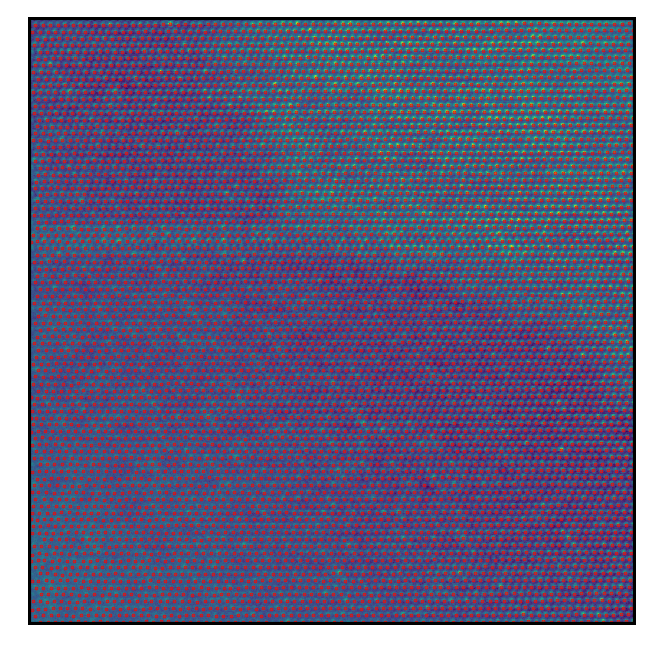
#> input picture image_2_with_atoms.png, 653 x 653 px
$ python -i fitLatticePeaks.py   (imports and definitions only)   (older library calls are emulated)
#> lines starting #> are read from the running program, lines starting #| are printed output that depends on the picture
### util/image_filters.py
"""
Collection of image filters and modifyers

Functions
---------
bin2
    Rebin an image using PIL.Image.resize
bin2_simple
    Rebin an image by adding together pixels
bw_filter
    Apply a butterworth filter to an image
gauss_filter
    Apply a Gaussian filter to an image
linscale
    Scale the intensity of an image to a new domain linearly
med_filter
    Apply a median filter to an image
normalize
    Linearly scale image intensity to a domain between 0 to 1
scale_percent
    Rescale image intensity to remove intensity outliers
scale_std
    Rescale image intensity to the mean+/- a multiple of the standard
    deviation
suppress_outliers
    Set pixel outliers to the minimum and maximum determined by
    a percentage.
"""

import numpy as np
from scipy.ndimage import median_filter, convolve
from PIL import Image
import logging
# import concurrent.futures as cf
from multiprocessing import Pool, cpu_count

# Initialize the Logger
logger = logging.getLogger(__name__)
logger.setLevel(logging.DEBUG)


# [271 lines left out: functions normalize, linscale, _get_dtype_min_max, normalize_convert, scale_std, scale_percent and 3 more, not called in this run]


def cnn_filter(arr):
    # TODO
    pass


# [68 lines left out: functions _find_outliers, suppress_outliers, not called in this run]


def bw_filter(image, inc=100, order=8):
    """
    This function applies a Butterworth high pass Fourier filter to a 2D image.

    Attenuates the very low frequency components in the image. The effect
    is to even out the intensity of the image.

    Parameters
    ----------
    image : array-like
        The 2D image to be filtered
    inc : float, optional
        The increment or radial size in recyprocal space. In units of pixels.
        Default is 100.
    order : float, optional
        Order of the filter. Default is 8.

    Returns
    -------
    result : numpy array
        The Butterworth-filtered image.

    See also
    --------
    <https://en.wikipedia.org/wiki/Butterworth_filter>
    """
    # Make sure the image is an array
    image = np.array(image)
    original_dtype = image.dtype
    # Subtract mean value from image
    (Nx, Ny) = image.shape
    image = image - np.mean(image)

    # Generate Fourier coordinates in 2D
    psize = 1 / inc
    lsize = np.array([Nx, Ny]) * psize

    # create array linearly ascending and decending to the middle
    if Nx % 2 == 0:
        qx = np.roll(np.arange(-Nx / 2, Nx / 2) / lsize[0],
                     np.rint(-Nx / 2).astype(int, casting='unsafe'),
                     axis=0)
    else:
        qx = np.roll(np.arange(-Nx / 2 + .5, Nx / 2 - .5) / lsize[0],
                     np.rint(-Nx / 2 + .5).astype(int, casting='unsafe'),
                     axis=0)
    if Ny % 2 == 0:
        qy = np.roll(np.arange(-Ny / 2, Ny / 2) / lsize[1],
                     np.rint(-Ny / 2).astype(int, casting='unsafe'),
                     axis=0)

    else:
        qy = np.roll(np.arange(-Ny / 2 + .5, Ny / 2 - .5) / lsize[1],
                     np.rint(-Ny / 2 + .5).astype(int, casting='unsafe'),
                     axis=0)

    # Apply low pass Butterworth filter
    qxa, qya = np.meshgrid(qx, qy, sparse=True)
    q2 = np.square(qxa) + np.square(qya)
    wfilt = 1 - 1 / np.sqrt(1 + np.power(q2, order) / np.power(.5, 16))

    butterfilt = np.real(np.fft.ifft2(np.fft.fft2(image) * wfilt))

    return normalize_convert(butterfilt, dtype=original_dtype)


# [63 lines left out: functions bin2, bin2_simple, not called in this run]


class Filter(object):
    """A pickle-able wrapper for using filters with multiprocessing"""
    # [4 lines left out: function __init__, not called in this run]

    def __call__(self, img):
        return self.func(img, *self.args, **self.kwargs)


# [25 lines left out: function apply_filter_to_stack, not called in this run]

### util/fitLatticePeaks.py
# TODO Documentation normalization
# TODO Refactor to take out Tk dependence
"""
This function reads in an atomic resolution (S)TEM image, or takes it as
input through calling this function in another script. It then applies a
Butterworth and Gaussian filter to smooth out noise and does a simple peak
fitting. The user has then the option to refine the peak positions by
non-linear Gaussian fitting.

Input: atomic resolution (S)TEM image
Output: peaks
        - normal peak fitting: [x, y, peak intensity]
        - Gaussian fitting:    [x, y, peak intensity, sigma, x refined,
                                y refined, background from fit, integrated
                                peak intensity]
"""

# Libraries
import tkinter as tk
from tkinter import filedialog, Tk, messagebox
import matplotlib
import numpy as np
import cv2
from scipy.optimize import least_squares

# Own functions
import image_filters as imf
from plottingtools import plotImagePeaks
#from . import image_filters as imf
#from . import plotImagePeaks


def fitLatPeaks(image=None, bwf_args=(100, 8),
                gauss_args=(7, 2), min_dist=10, min_int=0.2, bound=5):

    # If *args is empty ask user to open file
#> called with bwf_args = (100, 8), gauss_args = (7, 2), min_dist = 10, min_int = 0.2, bound = 5
    if image is None:

        # Ask for user input to open image
        root: Tk = tk.Tk()
        root.withdraw()
        file_path = filedialog.askopenfilename()
#> the answer given: ../image_2_with_atoms.png
        root.update()
        root.destroy()

        # Read an image from file
        image = cv2.imread(file_path)
#> image is the input picture: shape (653, 653, 3); mean B, G, R 132.2, 100.1, 106.1
        image = image[:, :, 0]
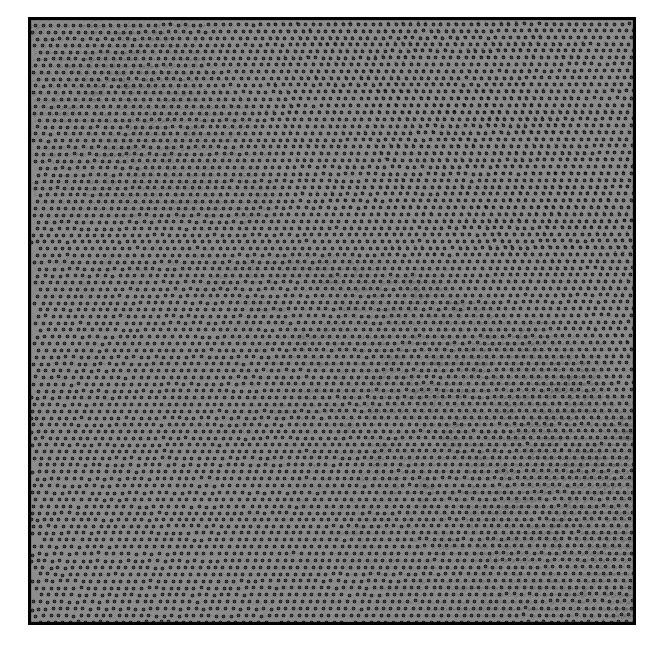
#> image: shape (653, 653); min 0, max 255, mean 132.2

    # Normalize image
    image = np.array(image)
    image = np.squeeze(image)  # remove single dimensional axes
    image = cv2.normalize(image, None, alpha=0, beta=1,
                          norm_type=cv2.NORM_MINMAX, dtype=cv2.CV_32F)

    # Determine image properties
    # shape no. rows (Nx) x no. columns (Ny) x no. channels (Nz)
    (Nx, Ny) = image.shape
#> Nx = 653; Ny = 653

    # Apply Butterworth filter
    image_filt = imf.bw_filter(image, bwf_args[0], bwf_args[1])
#> in bw_filter, `wfilt = 1 - 1 / np.sqrt(1 + np.power(q2, order) / np.power(.5, 16))`:
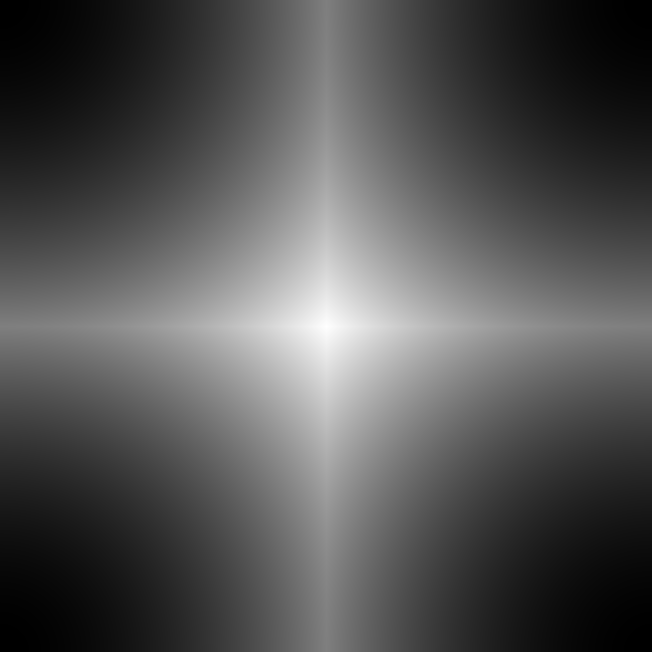
#> q2: shape (652, 652) float64; min 0, max 4984.7, mean 1661.6; drawn with min black and max white

    # Apply Gaussian filter
    k_size = gauss_args[0]
    sigma = gauss_args[1]
    image_filt = cv2.GaussianBlur(image_filt, (k_size, k_size), sigma)

    # Normalize image
    image_filt = cv2.normalize(image_filt, None, alpha=0, beta=1,
                               norm_type=cv2.NORM_MINMAX, dtype=cv2.CV_32F)

    # Determine lattice peaks with indices x_p, y_p
    # cut off border of 1 pixel around
    image_mid = image_filt[1:-1, 1:-1]
    # move window around and check in which pixels mid remains highest
    peaks = np.logical_and.reduce((image_mid > image_filt[0:-2, 0:-2],
                                   image_mid > image_filt[1:-1, 0:-2],
                                   image_mid > image_filt[2:, 0:-2],
                                   image_mid > image_filt[0:-2, 1:-1],
                                   image_mid > image_filt[2:, 1:-1],
                                   image_mid > image_filt[0:-2, 2:],
                                   image_mid > image_filt[1:-1, 2:],
                                   image_mid > image_filt[2:, 2:]))

    # get x and y coordinates where peaks is nonzero
    (x_p, y_p) = np.nonzero(peaks*1)
    num_peaks = int(np.size(x_p))

    # reshape to column vector, add 1 to account for crop window
    x_p = x_p.reshape(num_peaks, 1)
    x_p += 1
    y_p = y_p.reshape(num_peaks, 1)
    y_p += 1
    # find the intensity associated with the peak
    I_p = image[x_p, y_p]

    # make an array [x, y, intensity]
    peaks = np.hstack((x_p, y_p, I_p))
    # sort the peaks by intensity
    peaks = peaks[np.argsort(peaks[:, 2])]

    # Remove peaks too close together
    del_peak = np.ones(num_peaks, dtype=bool)
    for a0 in range(0, num_peaks - 1, 1):
        d2 = (x_p[a0] - x_p[a0 + 1:]) ** 2 + (y_p[a0] - y_p[a0 + 1:]) ** 2

        if np.min(d2) < (min_dist ** 2):
            del_peak[a0] = False

    peaks = peaks[del_peak, :]

    # Remove low intensity peaks
    min_peaks = peaks[:, 2] > min_int
    peaks = peaks[min_peaks, :]

    # Remove peaks too close to image boundaries
    del_bound = np.logical_and.reduce(
        (peaks[:, 0] > bound, peaks[:, 0] < Nx-bound,
         peaks[:, 1] > bound, peaks[:, 1] < Ny-bound))
    peaks = peaks[del_bound, :]
    peaks_Nx, peaks_Ny = np.shape(peaks)
    num_peaks = peaks_Nx

    # Display the image (using matplotlib)
    plotImagePeaks(image, peaks)

    # Ask for user input to refine fit with non-linear double
    # Gaussian functions
    root: Tk = tk.Tk()
    root.withdraw()
    answer = messagebox.askyesno("Non-linear Gaussian peak fitting?",
                                 "Should lattice peaks be fitted with "
                                 "non-linear Gaussian functions? \n \n"
                                 "Be aware, this can "
                                 "take several minutes!")
    if answer is True:
        # Inital parameters for non-linear peak fitting
        # Nsub_pix_iterations = 3     # number of sub-pixel iterations
        d_xy = 0.5                  # max allowed shift for fitting
        rCut = 5                    # size of cutting area around inital peak
        rFit = 4                    # size of fitting radius
        sigma0 = 5
        sigmaMin = 2
        sigmaMax = 9
        # damp = 2/3                  # Damping rate

        # Fitting coordinates
        x_coord = np.arange(0, Nx, 1)
        y_coord = np.arange(0, Ny, 1)
        x_a, y_a = np.meshgrid(x_coord, y_coord, sparse=False)

        # Define 2D Gaussian function
        def func(c, x_func, y_func, int_func):
            return (c[0] * np.exp(-1/2 / c[1] ** 2 *
                                  ((x_func - c[2]) ** 2 +
                                   (y_func - c[3]) ** 2)) + c[4] - int_func)

        # Loop through inital peaks and fit by non-linear Gaussian functions
        peaks_refine = []
        for p0 in range(0, num_peaks, 1):
            # Initial peak positions
            x = peaks[p0, 0]
            xc = np.rint(x).astype(int, casting='unsafe')
            y = peaks[p0, 1]
            yc = np.rint(y).astype(int, casting='unsafe')

            # Cut out subsection around the peak
            x_sub = np.arange(np.max((xc-rCut, 0)),
                              np.min((xc+rCut, Nx)) + 2, 1)
            y_sub = np.arange(np.max((yc-rCut, 0)),
                              np.min((yc+rCut, Ny)) + 2, 1)

            # Make indices of subsection
            x_cut = x_a[y_sub[0]: y_sub[-1], x_sub[0]: x_sub[-1]]
            y_cut = y_a[y_sub[0]: y_sub[-1], x_sub[0]: x_sub[-1]]
            cut = image[x_cut, y_cut]

            # Inital values for least-squares fitting
            k = np.min(cut)
            int_0 = np.max(cut)-k
            sigma = sigma0

            # Sub-pixel iterations
            for s0 in range(0, 3, 1):
                sub = (x_cut - x) ** 2 + (y_cut - y) ** 2 < rFit ** 2

                # Fitting coordinates
                x_fit = x_cut[sub]
                y_fit = y_cut[sub]
                int_fit = cut[sub]

                # Initial guesses and bounds of fitting function
                c0 = [int_0, sigma, x, y, k]
                lower_bnd = [int_0*.8, max(sigma*0.8, sigmaMin),
                             x-d_xy, y-d_xy, k-int_0*0.5]
                upper_bnd = [int_0*1.2, min(sigma*1.2, sigmaMax),
                             x+d_xy, y+d_xy, k+int_0*0.5]

                # Linear least squares fitting
                peak_fit = least_squares(func, c0, args=(
                    x_fit, y_fit, int_fit), bounds=(lower_bnd, upper_bnd))

                # Refined peak positions
                int_0 = peak_fit.x[0]
                sigma = peak_fit.x[1]
                x = peak_fit.x[2]
                y = peak_fit.x[3]
                k = peak_fit.x[4]

            # Write refined peak array: sigma (of Gaussian), x, y, k
            # (fitted background level), peak_int (integrated peak
            # intensity without background)
            peak_int = np.sum(cut * sub)
            # integrated intensity without background
            peaks_refine.append([sigma, x, y, k, peak_int])

            # Display fitting progress
            if p0 % 50 == 0:
                comp = (p0 + 1) / num_peaks
                print('Fitting is {:.2f} % complete!'.format(comp*100))

        # Reshape refined peak array
        peaks_refine = np.asarray(peaks_refine)
        peaks_refine = peaks_refine.reshape(num_peaks, 5)

        # Combine peaks from simple fitting with refined peak positions
        # Column meaning of peaks:
        # Col 1: x coordinate of original peak
        # Col 2: y coordinate of original peak
        # Col 3: peak intensity of original peak
        # Col 4: sigma (standard deviation) of Gaussian function
        # Col 5: refined x coordinate
        # Col 6: refined y coordinate
        # Col 7: background value determined by fit
        # Col 8: integrated peak intensity without background
        peaks = np.hstack((peaks, peaks_refine))

    else:
        messagebox.showinfo(
            "Information",
            "Lattice peaks are fitted without non-linear Gaussian functions!")

    return peaks


# [2 lines not run here, left out]

#> (the run stopped early here; a loop or call above may not have finished)
